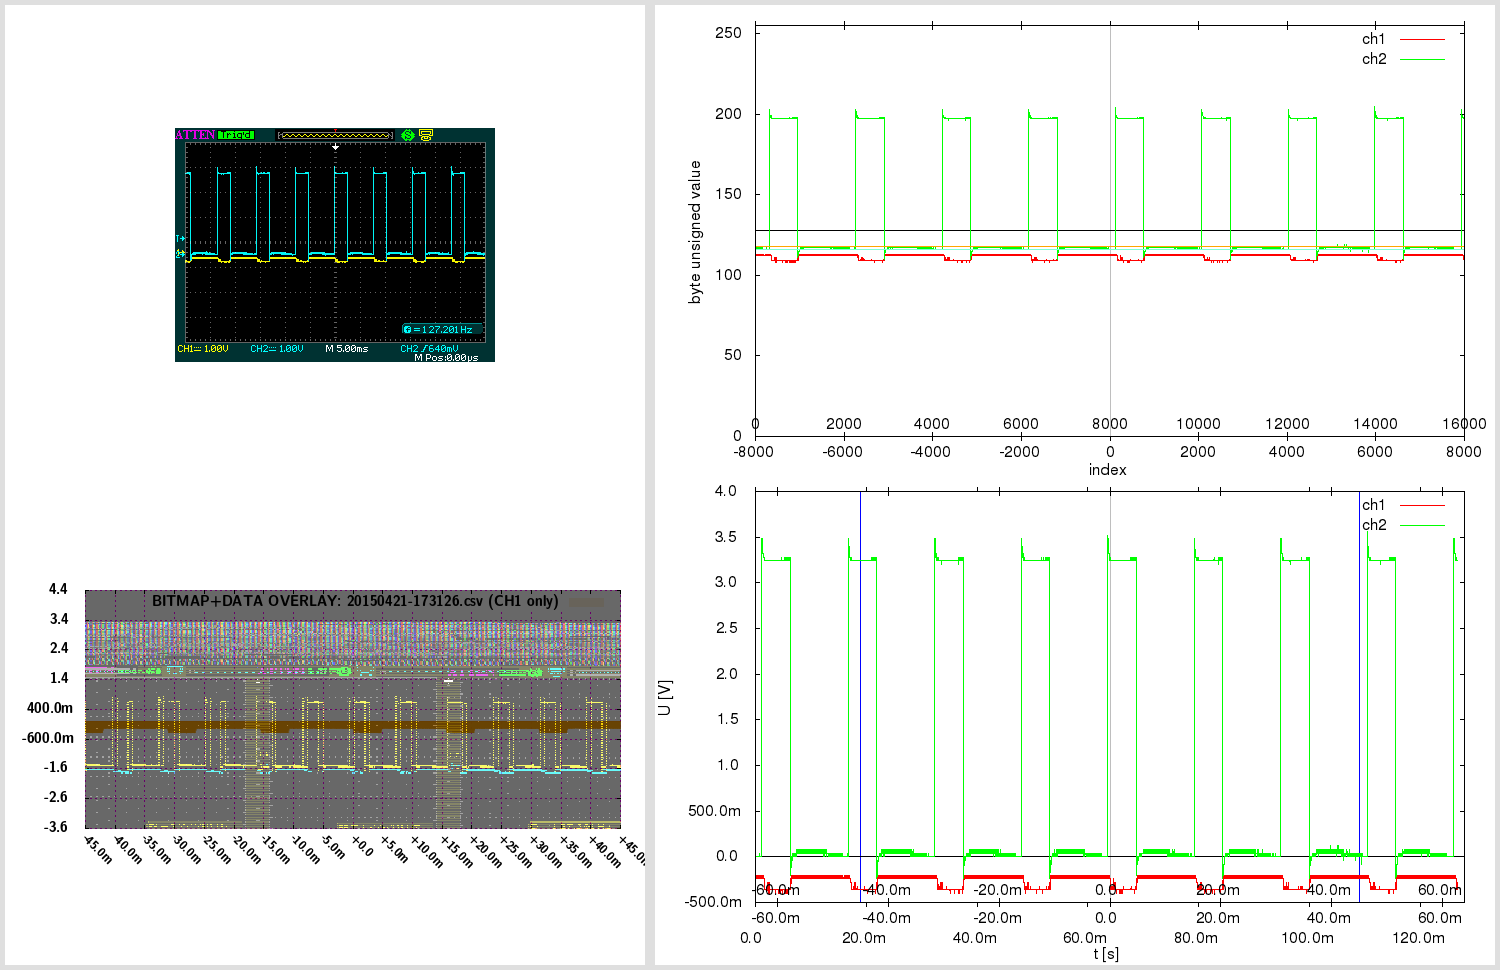

Write gnuplot code to recreate this figure.

# 20150421-173126.gnuplot [generated by /home/warreee/attenload/adsparse-wave.pl]
# single gnuplot file, with two potentially independent scripts
# generates three plots: one based on integer, other based on real (SI) values
# and one bitmap overlay - and then montages them using ImageMagick

# attengrab .csv can just be centered (over t)
# -> the x=0 (t=0) will correspond to scope center
# (but .DAV/.CSV will also need extra sample alignment)

# in Linux, to see available fonts, do:
# fc-list --verbose | grep 'fullname:' | less
# the two fonts used here:
# LMSansDemiCond10-Regular or "Latin Modern Sans Demi Cond"; and Helvetica
# Helvetica doesn't even get reported on my system:
# $ fc-list --verbose | grep 'fullname:' | grep -i 'Helvetica\|Demi Cond'
#	fullname: "LM Sans Demi Cond 10 Regular"(s) "LMSansDemiCond10-Regular"(s)


print "Gnuplotting..."

## "master settings" (shared between both parts of script)

# line color - specified by linestyles
set style line 1 linetype 1 linecolor rgb "red"
set style line 2 linetype 1 linecolor rgb "green"
set style line 3 linetype 1 linecolor rgb "orange"
set style line 4 linetype 1 linecolor rgb "aquamarine"
set style line 5 linetype -1 linecolor rgb "black"
set style line 6 linetype -1 linecolor rgb "gray"
set style line 7 linetype 1 linecolor rgb "blue"


# VARIABLES ########### ########### ###########

fnbase="20150421-173126"
fn_bmp = fnbase . ".bmp"
fn_pngr = fnbase . "_r.png"
fn_pngi = fnbase . "_i.png"
fn_pngov = fnbase . "_ov.png"
fn_pngt = fnbase . "_tmp.png"
fn_pngo = fnbase . ".png"

# scope screen(shot) properties
tdiv = 0.005          # T/DIV (50e-9)
toffs = 0        # time offset (scope) (200e-9)
vdiv1 = 1        # V/DIV CH1 (500e-3)
vdiv2 = 1         # V/DIV CH2 (50e-3)
voffs1 = -0.4         # volt offset CH1 (-1.5)
voffs2 = -0.48       # volt offset CH2 (100e-3)
sampintp  = 8e-06    # (500e-12)
sampintf  = 1/sampintp
sratacqf  = 125000      # (250e6)
sratacqp  = 1/sratacqf
#osf = 1.0    # oversample factor (multiplies .CSV and .DAV time domain) # unused here
adsFactor = 1.28

# (edges of current capture and divisions)
scope_hdiv=18
scope_vdiv=8
# enforce floating point (see below)
scope_trange = scope_hdiv*tdiv*1.0    # (900e-9)
scope_left=toffs-(scope_trange/2)     # (-250e-9)
scope_right=toffs+(scope_trange/2)    # (650e-9)
scope_bottom=-voffs1-(scope_vdiv*vdiv1/2) # -500e-3
scope_top=-voffs1+(scope_vdiv*vdiv1/2)    # 3.5

totalch1Vspan=scope_vdiv*vdiv1
totalch2Vspan=scope_vdiv*vdiv2
ch1Vcoeff = adsFactor*totalch1Vspan/(2**8)
ch2Vcoeff = adsFactor*totalch2Vspan/(2**8)

voffs1int = voffs1/ch1Vcoeff  # -10
voffs2int = voffs2/ch2Vcoeff  # -12

acsv_fn = fnbase . '.csv' # '20130020-013902.csv' # from attenload tmp_wav
acsz=16000         # tmp_wav/.csv size (900)
fts=8e-06         # final timestep (sampling period)
# here scope_trange could be 18*1, with acsz 16000;
# if as integer, 18/16000 would be 0 - enforce floating point
# above enforcing scope_trange to float doesn't work,
# must again here:
tdivp = 1.0*scope_trange/acsz   # sampling rate, based on scope range and numsamples in tmp (1ns)
tdivf = 1/tdivp             # freq based on that sampling rate

# just in case - not needed usually:
triglevel=640e-3
trigholdoff=100e-9

toffsamp = toffs/fts		# 0
# time finetune offset - int (samples) (depends on range)
tfoi = -164


#### extract bitmap from .png, if .bmp not present
# was -crop 480x234+10+10; now -crop 480x234+95+128

cmdstr = 'if (! test -f "'.fn_bmp.'") ; then \
  echo -n "'.fn_bmp.' not found .. " ; \
  if [ -f "'.fn_pngo.'" ] ; then \
    echo -n "'.fn_pngo.' found - extracting" ; \
    convert -crop 480x234+95+128 "'.fn_pngo.'" "'.fn_bmp.'" ; \
  else \
    echo -n "'.fn_pngo.' not found - cannot extract" ; \
  fi ; \
else \
  echo -n "'.fn_bmp.' found - using that" ; \
fi; echo'

#print cmdstr
# note - since cmdstr above uses double quotes,
# must use single quotes for bash here!:
print system("bash -c '". cmdstr ."' 2>&1")


##################################
###### plot directly with unsigned byte data

set terminal png size 840,480
set termoption enhanced
set termoption font "Helvetica, 12"

set output fn_pngi
set datafile separator ","

# set axis label
set xlabel "index" offset 0.0,0.8
set ylabel "byte unsigned value" offset 1.0,0.0


# horizontal line as functions
zeroline(x)=128
ch1offs(x)=128+voffs1int # (-10)
ch2offs(x)=128+voffs2int # (-12)

# vertical line - headless arrow
# "y" scope axis in middle:
ymI = acsz/2
set arrow from ymI,0 to ymI,255 nohead ls 5
# time offset:
toI = ymI - toffs/fts
set arrow from toI,0 to toI,255 nohead ls 6


# must use multiplot here, to have two x-axes
# and thus, must set lmargin, so both graphs match

set size 1.0,0.9      # 0.1/2 = 0.05
set bmargin 0
set lmargin 10
set yrange [0:255] # 8-bit


set multiplot

set origin 0,0.1
set xrange [0:acsz]
set xtics in
set xtics offset 0,graph 0.08
plot \
  zeroline(x) with lines notitle ls 5,\
  acsv_fn using 1:2 with lines title "ch1" ls 1, \
  "" using 1:3 with lines title "ch2" ls 2, \
  ch1offs(x) with lines notitle ls 3, \
  ch2offs(x) with lines notitle ls 4

unset arrow # if big offset, line from prev. can 'leak' in next at diff place, so reset

set origin 0,0.1
set xtics out
set xtics offset 0,graph 0.02
set xrange [-acsz/2:acsz/2-1]
#set xtics nomirror 500
set noytics
set noylabel
unset xlabel # set xlabel ""
set border 1
plot 0 notitle

set nomultiplot


### reset previous settings
#unset border # no work for default
set border    # Draw default borders:
set ytics
unset yrange


##################################
###### plot with converted real SI units

# reset # resets set style line!

set terminal png size 840,480
set termoption enhanced
set termoption font "Helvetica, 12"

set output fn_pngr
set datafile separator ","

# set axis label
set xlabel "t [s]" offset 0.0,0.1
set ylabel "U [V]" offset 1.0,0.0

# axis tics format
set format y "%.1s%c"
set format x "%.1s%c"


# horizontal line as functions
zerolineR(x)=0
# don't show real offsets; they could be way off depending on V/DIV
#ch1offsR(x)=0+(-0.4)
#ch2offsR(x)=0+(-0.48)

# "y" scope axis in middle (the +1 added to ymI so it snaps at 0):
ymR=(ymI+1)*fts
set arrow from ymR,graph 0 to ymR,graph 1 nohead ls 5
# time offset:
toR=toI*fts
set arrow from toR,graph 0 to toR,graph 1 nohead ls 6
# indicate scope range here too
set arrow from scope_left+toR,graph 0 to scope_left+toR,graph 1 nohead ls 7
set arrow from scope_right+toR,graph 0 to scope_right+toR,graph 1 nohead ls 7


# must use multiplot here, to have two x-axes
# and thus, must set lmargin, so both graphs match

set size 1.0,0.9      # 0.1/2 = 0.05
set bmargin 0
set lmargin 10
set yrange [] writeback # since we don't set explicity, must save autorange
set autoscale y

set multiplot

set origin 0,0.13
set xrange [0:acsz*fts]
set xtics out
set xtics offset 0,graph -0.03
plot \
  zerolineR(x) with lines notitle ls 5,\
  acsv_fn using ($4+tfoi*fts):5 with lines title "ch1" ls 1, \
  "" using ($4+tfoi*fts):6 with lines title "ch2" ls 2

set yrange restore # this saves the found yrange after `plot`
unset arrow # if big offset, line from prev. can 'leak' in next at diff place, so reset

set origin 0,0.13
set xtics out
set xtics offset 0,graph 0.02
set xrange [(-acsz/2)*fts:(acsz/2-1)*fts]
set noytics
set noylabel
unset xlabel # set xlabel ""
set border 1
plot GPVAL_Y_MIN notitle

set origin 0,0.13
set xtics in
set xtics offset 0,graph 0.08
# wrong to put xrange [scope_left:scope_right] here;
# as [scope_left:scope_right] could be a snippet,
# and this graph shows entire capture!
# simply move the previous scale for toffset
toRR=(acsz/2.)*fts-toR
set xrange [(-acsz/2)*fts+toRR:(acsz/2-1)*fts+toRR]
set noytics
set noylabel
unset xlabel # set xlabel ""
set border 1
plot GPVAL_Y_MIN notitle

set nomultiplot


##################################
###### plot with bitmap and data overlay

# here 840,480 remains as output png size,
# even if not set explicitly; also, make
# the height smaller - so can have gravity North in montage

set terminal png truecolor size 640,305 # size 840,480
set termoption enhanced
myfont="LMSansDemiCond10-Regular"   # LMSansDemiCond10-Regular or "Latin Modern Sans Demi Cond"
# cannot do concatenation direct in termoption line, so in separate string
myfontb="".myfont.", 12"
set termoption font myfontb

set output fn_pngov
set datafile separator ","


set autoscale
unset xtics
unset ytics
unset border
unset arrow # delete all arrows
unset object # (hopefully) delete objects?

set xrange [scope_left:scope_right]
xticstep=(scope_right-scope_left)/scope_hdiv
set xtics in scope_left,xticstep,scope_right scale 1
set yrange [scope_bottom:scope_top]
yticstep=(scope_top-scope_bottom)/scope_vdiv
set ytics in scope_bottom,yticstep,scope_top scale 1
set grid xtics ytics back linecolor rgb "magenta"
# right is only gnuplot 4.6 - without it ok w/ 4.4
#set xtics rotate by -45 offset 2.5,-1.50 right format "%+.1s%c" font myfont.',10'
set xtics rotate by -45 offset 0.0,0.0 format "%+.1s%c" font myfont.',10'
set key noenhanced

# dimensions of scope screenshot bitmap
bmp_w=480
bmp_h=234

# alpha bmp transparency [0:255]
bmp_alpha = 150
# boxes fillstyle transparent solid 0.10
box_transp = (1.-(acsz/16384.))*0.9 + 0.10

# plot string for data in transparent bitmap:
plot1au = "(($0-acsz/2.+tfoi)*fts+toffs):($5)"

# bmp_w=480 bmp_h=234 ; inside 451x201+15+14
# on plot: scope_left:scope_right and scope_bottom:scope_top!
# (so toffset is built in!)

bdx = scope_trange/(451.0-1)  # [s/pixel] /451: 1.99557e-09 vs 2.000e-9 manually
bdy = totalch1Vspan/(201.0-1) # [V/pixel] /201: 0.0199005 vs 0.02005 manually
bofx = -((scope_trange/2.0)-toffs+(15.0+0)*bdx) #-15.0*bdx # -2.8e-7
bofy = -((totalch1Vspan/2.0)+voffs1+(14.0+5)*bdy) #-14.0*bdy # -0.88

# seems `boxes fillstyle transparent solid 0.40` makes some seethroughs
# or something with bmp alpha overlay; but even without, all the same?
# because the red + blue (somehow inverted) creates a gray.. better green or orange

_plot_str = "zerolineR(x) with lines notitle ls 1,\
acsv_fn \
  using ".plot1au." with boxes fillstyle transparent solid box_transp noborder linestyle 3\
  title 'BITMAP+DATA OVERLAY: '.acsv_fn.' (CH1 only)',\
fn_bmp \
  binary array=(bmp_w,bmp_h) skip=54 format='%uchar' \
  dx=bdx dy=bdy origin=(bofx,bofy) \
  using 1:2:3:(bmp_alpha) \
  with rgbalpha t ''"

# seems actual plot in screenshot bitmap (480 × 234)
#  is at: 451x201+15+14; aspect ratio 201/451 = 0.445676
set size ratio 0.445676

eval("plot " . _plot_str)




##################################
###### montage commands

# used to be in attengrab; now here
# call ImageMagick montage via system
# and montage in `gnuplot` (easier to separate)

print "Montaging images..."
# this works in ImageMagick 6.6.2-6, but not in 6.5.7-8
#      '.fn_pngov.' -gravity Center -extent x480  \#
# must spec -extent 640x480 for 6.5

cmdstr = 'montage \
  <(montage \
    <(convert \
      '.fn_bmp.' -gravity Center -crop 640x480-10+0! -flatten  \
      bmp:-) \
    <(convert \
      '.fn_pngov.' -gravity Center -extent 640x480  \
      bmp:-) \
  -tile 1x -geometry +0+0  \
  bmp:-) \
  <(montage \
    '.fn_pngi.' \
    '.fn_pngr.' \
  -tile 1x -geometry +0+0  \
  bmp:-) \
-geometry +0+0 -border 5 \
'.fn_pngo

print cmdstr
print system('bash -c "'. cmdstr .'" 2>&1')

print "Deleting temp files ..."

delcmd = "rm"

# leave the bitmap for now
# actually, let attengrab handle it - since
# it may need to be re-taken!
# #cmdstr = delcmd ." ". fn_bmp
# #print cmdstr . "  " . system(cmdstr . " 2>&1")

cmdstr = delcmd ." ". fn_pngr
print cmdstr . "  " . system(cmdstr . " 2>&1")

cmdstr = delcmd ." ". fn_pngi
print cmdstr . "  " . system(cmdstr . " 2>&1")

cmdstr = delcmd ." ". fn_pngov
print cmdstr . "  " . system(cmdstr . " 2>&1")




# note:
# set terminal png size 840,480 # size defaults to 640x480 px
# set terminal pdf size 10,3 # size defaults to 5x3 in
# enhanced text: set termoption enhanced

# vertical line - headless arrow
# need ymin and ymax; gnuplot gives them only after plot -
# - and even then they do not correspond to end ticks
# - and even then, cannot get the arrow to show, after the second `plot`
# .. nor can I edit it anyhow; it must run before the first `plot`
# so instead of that, position y coordinates relative to graph (0 to 1)
#set arrow 1 from graph 0.5,0 to graph 0.5,1 nohead ls 5

# in multiplot, yrange should be after the size command
# note: xrange could be 2250 or 450
# so leave it to autoscale here? will be accurate since it's integer index...
# now set explicitly by script # below in multiplot

# axis tics format
# for engineering notation - 'help format specifiers':
# "A 'scientific' power is one such that the exponent is a multiple of three."

# print "Montaging images..."

# "The 'tile' size is then set to the largest dimentions
# of all the resized images, and the size actually specified."
# "by removing the 'size' component, non of the images will
# be resized, and the 'tile' size will be set to the largest
# dimensions of all the images given"
# not so simple: http://unix.stackexchange.com/questions/4046/
# can be done in one command with bash subprocess pipes (bash only)
# was: .fn_bmp.' -gravity NorthWest ; fn_pngov.' -gravity North
# can pad with -gravity Center -extent 640x480;
# but also with crop! -flatten - there have offset too!
# -geometry +2+2 can also mess up the last -border 5 !

# bmp scale worked for:
# bmp_w=480 bmp_h=234 ; inside 451x201+15+14
# tdiv = 5e-08,  toffs = 2e-07,  vdiv1 = 0.5,   voffs1 = -1.5,
# dx=2.000e-9 dy=0.02005 origin=(-2.8e-7,-0.88) for
# tspan = 18*tdiv = 18*5e-08 = 9e-07s
# vspan1 = 8*vdiv1 = 8*0.5 = 4V
# tspan/451 = 9e-07/451 = 1.99557e-09 s/pixel
# vspan1/201 = 4/201 = 0.0199005 V/pixel
# bdx=tspan/(451-1) = '9e-07/(451-1)' = 2e-09
# bdy=vspan1/(201-1) = '4/(201-1)' = 0.02
# 15*bdx = 15*2e-9 = 3e-08
# 14*bdy = 14*0.02 = 0.28
# 15*1.99557e-09 = 2.99335e-08
# 14*0.0199005 = 0.278607
